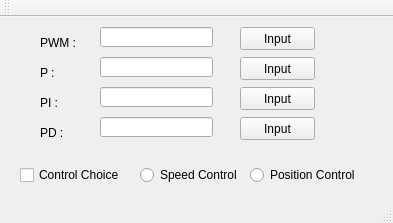
<?xml version="1.0" encoding="UTF-8"?>
<ui version="4.0">
 <class>QtWidgetsApplication1Class</class>
 <widget class="QMainWindow" name="QtWidgetsApplication1Class">
  <property name="geometry">
   <rect>
    <x>0</x>
    <y>0</y>
    <width>393</width>
    <height>223</height>
   </rect>
  </property>
  <property name="windowTitle">
   <string>QtWidgetsApplication1</string>
  </property>
  <widget class="QWidget" name="centralWidget">
   <widget class="QRadioButton" name="radioButton">
    <property name="geometry">
     <rect>
      <x>250</x>
      <y>150</y>
      <width>131</width>
      <height>16</height>
     </rect>
    </property>
    <property name="text">
     <string>Position Control</string>
    </property>
   </widget>
   <widget class="QRadioButton" name="radioButton_3">
    <property name="geometry">
     <rect>
      <x>140</x>
      <y>150</y>
      <width>111</width>
      <height>16</height>
     </rect>
    </property>
    <property name="text">
     <string>Speed Control</string>
    </property>
   </widget>
   <widget class="QCheckBox" name="checkBox">
    <property name="geometry">
     <rect>
      <x>20</x>
      <y>150</y>
      <width>121</width>
      <height>16</height>
     </rect>
    </property>
    <property name="text">
     <string>Control Choice</string>
    </property>
   </widget>
   <widget class="QPushButton" name="pushButton">
    <property name="geometry">
     <rect>
      <x>240</x>
      <y>10</y>
      <width>75</width>
      <height>23</height>
     </rect>
    </property>
    <property name="text">
     <string>Input</string>
    </property>
   </widget>
   <widget class="QPushButton" name="pushButton_2">
    <property name="geometry">
     <rect>
      <x>240</x>
      <y>40</y>
      <width>75</width>
      <height>23</height>
     </rect>
    </property>
    <property name="text">
     <string>Input</string>
    </property>
   </widget>
   <widget class="QPushButton" name="pushButton_3">
    <property name="geometry">
     <rect>
      <x>240</x>
      <y>100</y>
      <width>75</width>
      <height>23</height>
     </rect>
    </property>
    <property name="text">
     <string>Input</string>
    </property>
   </widget>
   <widget class="QLabel" name="label">
    <property name="geometry">
     <rect>
      <x>40</x>
      <y>20</y>
      <width>56</width>
      <height>12</height>
     </rect>
    </property>
    <property name="text">
     <string>PWM :</string>
    </property>
   </widget>
   <widget class="QLabel" name="label_2">
    <property name="geometry">
     <rect>
      <x>40</x>
      <y>50</y>
      <width>56</width>
      <height>12</height>
     </rect>
    </property>
    <property name="text">
     <string>P :</string>
    </property>
   </widget>
   <widget class="QLabel" name="label_3">
    <property name="geometry">
     <rect>
      <x>40</x>
      <y>80</y>
      <width>56</width>
      <height>12</height>
     </rect>
    </property>
    <property name="text">
     <string>PI :</string>
    </property>
   </widget>
   <widget class="QLabel" name="label_4">
    <property name="geometry">
     <rect>
      <x>40</x>
      <y>110</y>
      <width>56</width>
      <height>12</height>
     </rect>
    </property>
    <property name="text">
     <string>PD :</string>
    </property>
   </widget>
   <widget class="QPushButton" name="pushButton_4">
    <property name="geometry">
     <rect>
      <x>240</x>
      <y>70</y>
      <width>75</width>
      <height>23</height>
     </rect>
    </property>
    <property name="text">
     <string>Input</string>
    </property>
   </widget>
   <widget class="QLineEdit" name="lineEdit">
    <property name="geometry">
     <rect>
      <x>100</x>
      <y>10</y>
      <width>113</width>
      <height>20</height>
     </rect>
    </property>
   </widget>
   <widget class="QLineEdit" name="lineEdit_2">
    <property name="geometry">
     <rect>
      <x>100</x>
      <y>40</y>
      <width>113</width>
      <height>20</height>
     </rect>
    </property>
   </widget>
   <widget class="QLineEdit" name="lineEdit_3">
    <property name="geometry">
     <rect>
      <x>100</x>
      <y>100</y>
      <width>113</width>
      <height>20</height>
     </rect>
    </property>
   </widget>
   <widget class="QLineEdit" name="lineEdit_4">
    <property name="geometry">
     <rect>
      <x>100</x>
      <y>70</y>
      <width>113</width>
      <height>20</height>
     </rect>
    </property>
   </widget>
  </widget>
  <widget class="QMenuBar" name="menuBar">
   <property name="geometry">
    <rect>
     <x>0</x>
     <y>0</y>
     <width>393</width>
     <height>21</height>
    </rect>
   </property>
  </widget>
  <widget class="QToolBar" name="mainToolBar">
   <attribute name="toolBarArea">
    <enum>TopToolBarArea</enum>
   </attribute>
   <attribute name="toolBarBreak">
    <bool>false</bool>
   </attribute>
  </widget>
  <widget class="QStatusBar" name="statusBar"/>
 </widget>
 <layoutdefault spacing="6" margin="11"/>
 <resources>
  <include location="QtWidgetsApplication1.qrc"/>
 </resources>
 <connections/>
</ui>
